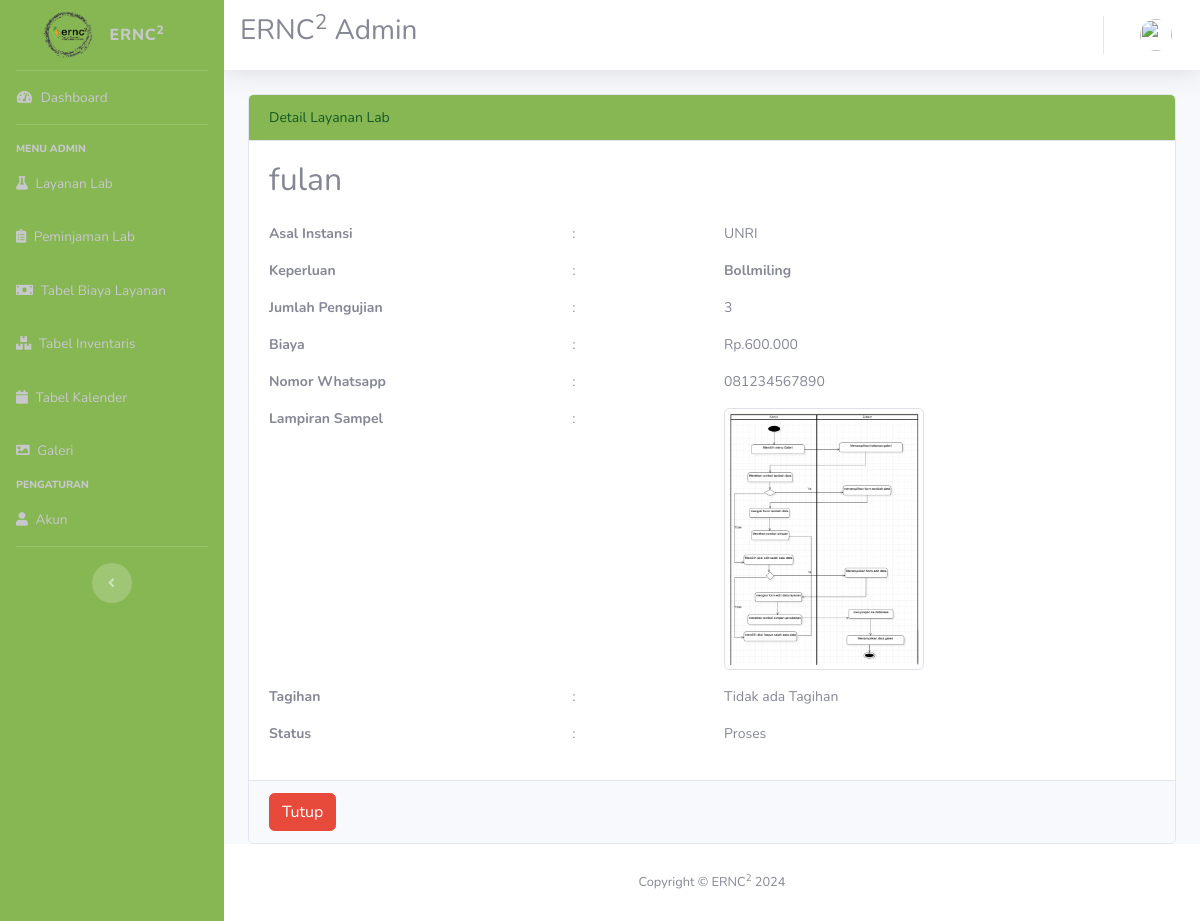
Screenshot of /LayananLab/detail/72 with the database file from the repository.
### tables this page shows
CREATE TABLE `layanan_lab` (
  `id` int(11) NOT NULL,
  `nama` varchar(100) NOT NULL,
  `asal_instansi` varchar(50) NOT NULL,
  `keperluan` varchar(50) NOT NULL,
  `jumlah_sampel` int(25) NOT NULL,
  `biaya` decimal(10,2) NOT NULL,
  `no_whatsapp` varchar(20) NOT NULL,
  `lampiran_sampel` varchar(100) NOT NULL,
  `tagihan` varchar(255) DEFAULT NULL,
  `status` varchar(20) NOT NULL,
  `konfirmasi` varchar(50) DEFAULT NULL,
  `created_date` date NOT NULL
);

### application/controllers/LayananLab.php (called while the page is built, shortened)
<?php
class LayananLab extends CI_Controller
{
    public function __construct()
    {
        $this->load->model('Layanan_model');
        $this->load->library('pagination');
        $this->load->library('session');
    }
    public function detail($id)
    {
        $data['judul'] = "Halaman Detail Layanan Lab";
        $data['user'] = $this->db->get_where('user', ['email' => $this->session->userdata('email')])->row_array();
        $data['layanan_lab'] = $this->Layanan_model->getById($id);
        $this->load->view("layout/header", $data);
        $this->load->view("layananlab/vw_detail_layananlab", $data);
        $this->load->view("layout/footer");
    }
}
?>

### index.php (called while the page is built, shortened)
<?php
require_once BASEPATH.'core/CodeIgniter.php';

### application/models/Layanan_model.php (called while the page is built, shortened)
<?php
class Layanan_model extends CI_Model
{
    public $table = 'layanan_lab';
    public $id = 'layanan_lab.id';
    public function getById($id)
    {
        $this->db->where($this->id, $id);
        $query = $this->db->get($this->table);
        return $query->row_array();
    }
}
?>

### application/views/layananlab/vw_detail_layananlab.php (the view, shortened to what this page needs)
<div class="container-fluid">
    <div class="row">
        <div class="col-md-12">
            <div class="card">
                <div class="card-header bg-custom-success">
                    Detail Layanan Lab
                </div>
                <div class="card-body">
                    <h2 class="card-title mb-4"><?= $layanan_lab['nama']; ?></h2>
                    <div class="row mb-3">
                        <div class="col-md-4 font-weight-bold">Asal Instansi</div>
                        <div class="col-md-2">:</div>
                        <div class="col-md-6"><?= $layanan_lab['asal_instansi']; ?></div>
                    </div>
                    <div class="row mb-3">
                        <div class="col-md-4 font-weight-bold">Keperluan</div>
                        <div class="col-md-2">:</div>
                        <div class="col-md-6 font-weight-bold"><?= $layanan_lab['keperluan']; ?></div>
                    </div>
                    <div class="row mb-3">
                        <div class="col-md-4 font-weight-bold">Jumlah Pengujian</div>
                        <div class="col-md-2">:</div>
                        <div class="col-md-6"><?= $layanan_lab['jumlah_sampel']; ?></div>
                    </div>
                    <div class="row mb-3">
                        <div class="col-md-4 font-weight-bold">Biaya</div>
                        <div class="col-md-2">:</div>
                        <div class="col-md-6"><?= 'Rp.' . number_format($layanan_lab['biaya'], 0, ',', '.'); ?></div>
                    </div>
                    <div class="row mb-3">
                        <div class="col-md-4 font-weight-bold">Nomor Whatsapp</div>
                        <div class="col-md-2">:</div>
                        <div class="col-md-6"><?= $layanan_lab['no_whatsapp']; ?></div>
                    </div>
                    <div class="row mb-3">
                        <div class="col-md-4 font-weight-bold">Lampiran Sampel</div>
                        <div class="col-md-2">:</div>
                        <div class="col-md-6">
                            <?php if (!empty($layanan_lab['lampiran_sampel'])): ?>
                                <a href="<?= base_url('assets/img/layanan/' . $layanan_lab['lampiran_sampel']); ?>" data-lightbox="image-1" data-title="Lampiran Sampel <?=$layanan_lab['lampiran_sampel']?>">
                                    <img src="<?= base_url('assets/img/layanan/' . $layanan_lab['lampiran_sampel']); ?>" alt="Lampiran Sampel" class="img-thumbnail" style="max-width: 200px;">
                                </a>
                            <?php else: ?>
                                Tidak ada Lampiran Sampel
                            <?php endif; ?>
                        </div>
                    </div>
                    <div class="row mb-3">
                        <div class="col-md-4 font-weight-bold">Tagihan</div>
                        <div class="col-md-2">:</div>
                        <div class="col-md-6">
                            <?php if (!empty($layanan_lab['tagihan'])): ?>
                                <a href="<?= base_url('assets/img/layanan/' . $layanan_lab['tagihan']); ?>" data-lightbox="image-1" data-title="Tagihan <?=$layanan_lab['tagihan']?>">
                                    <img src="<?= base_url('assets/img/layanan/' . $layanan_lab['tagihan']); ?>" alt="Tagihan" class="img-thumbnail" style="max-width: 200px;">
                                </a>
                            <?php else: ?>
                                Tidak ada Tagihan
                            <?php endif; ?>
                        </div>
                    </div>
                    <div class="row mb-3">
                        <div class="col-md-4 font-weight-bold">Status</div>
                        <div class="col-md-2">:</div>
                        <?php
                $status_class = '';
                ?>
                        <div class="col-md-6 <?= $status_class ?>"><?= $layanan_lab['status']; ?></div>
                    </div>
                </div>
                <div class="card-footer justify-content-center">
                    <a href="<?= base_url('LayananLab') ?>" class="btn btn-danger">Tutup</a>
                </div>
            </div>
        </div>
    </div>
</div>

### application/views/layout/header.php (style rules this page uses)
body { font-size: 14px; }
.bg-custom-success { background-color: #87b753; color: #155724; }

### rows the page displays
layanan_lab: nama "fulan", asal_instansi "UNRI", keperluan "Bollmiling", jumlah_sampel "3", biaya "600.000", no_whatsapp "081234567890", lampiran_sampel (picture), status "Proses"
